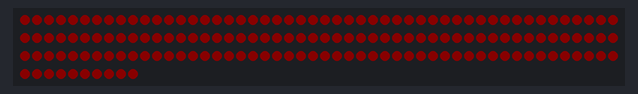
Bench run of a program on a simulated ESP32. On the bench: 160 RGB LEDs in strip order, left to right, continuing on the next row. Dim RGB values are drawn brighter than linear.

Above: at 0.1 s.
At 0.6 s:
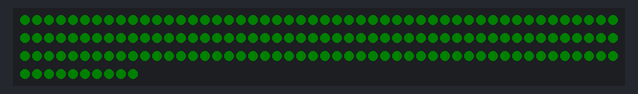
At 1.1 s:
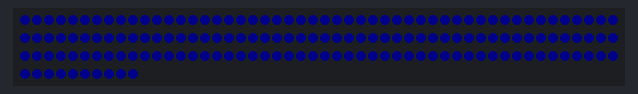

Measured:
- by itself, everything shown: repeats every 1.5 s, in 3 steps
- what the display in image 1 shows lasts 0.5 s, from 0.5 s to 1.0 s

The program:

main.cpp
```cpp
#include <Arduino.h>
#include <FastLED.h>

#define DATA_PIN 27   // gelbes Kabel am CN1
#define NUM_LEDS 160  // ganzer Streifen (1 m)
CRGB leds[NUM_LEDS];

void setup() {
  FastLED.addLeds<WS2812B, DATA_PIN, GRB>(leds, NUM_LEDS);
  FastLED.setBrightness(10);  // niedrig: nur 3,3 V vom CYD
}

void loop() {
  fill_solid(leds, NUM_LEDS, CRGB::Red);   FastLED.show(); delay(500);
  fill_solid(leds, NUM_LEDS, CRGB::Green); FastLED.show(); delay(500);
  fill_solid(leds, NUM_LEDS, CRGB::Blue);  FastLED.show(); delay(500);
}
```
